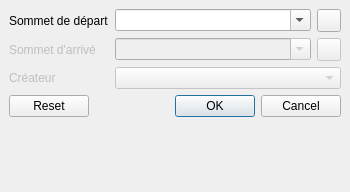
<?xml version="1.0" encoding="UTF-8"?>
<ui version="4.0">
 <class>edit</class>
 <widget class="QDockWidget" name="edit">
  <property name="windowModality">
   <enum>Qt::NonModal</enum>
  </property>
  <property name="enabled">
   <bool>true</bool>
  </property>
  <property name="geometry">
   <rect>
    <x>0</x>
    <y>0</y>
    <width>350</width>
    <height>192</height>
   </rect>
  </property>
  <property name="sizePolicy">
   <sizepolicy hsizetype="Preferred" vsizetype="Preferred">
    <horstretch>0</horstretch>
    <verstretch>0</verstretch>
   </sizepolicy>
  </property>
  <property name="minimumSize">
   <size>
    <width>299</width>
    <height>192</height>
   </size>
  </property>
  <property name="maximumSize">
   <size>
    <width>500</width>
    <height>200</height>
   </size>
  </property>
  <property name="sizeIncrement">
   <size>
    <width>0</width>
    <height>0</height>
   </size>
  </property>
  <property name="focusPolicy">
   <enum>Qt::NoFocus</enum>
  </property>
  <property name="contextMenuPolicy">
   <enum>Qt::DefaultContextMenu</enum>
  </property>
  <property name="acceptDrops">
   <bool>false</bool>
  </property>
  <property name="autoFillBackground">
   <bool>true</bool>
  </property>
  <property name="floating">
   <bool>true</bool>
  </property>
  <property name="windowTitle">
   <string>Créer une limite</string>
  </property>
  <widget class="QWidget" name="dockWidgetContents">
   <property name="enabled">
    <bool>true</bool>
   </property>
   <property name="sizePolicy">
    <sizepolicy hsizetype="Preferred" vsizetype="Preferred">
     <horstretch>0</horstretch>
     <verstretch>0</verstretch>
    </sizepolicy>
   </property>
   <property name="autoFillBackground">
    <bool>false</bool>
   </property>
   <layout class="QGridLayout" name="gridLayout">
    <item row="2" column="0">
     <widget class="QLabel" name="creatorLabel">
      <property name="enabled">
       <bool>false</bool>
      </property>
      <property name="sizePolicy">
       <sizepolicy hsizetype="Fixed" vsizetype="Preferred">
        <horstretch>0</horstretch>
        <verstretch>0</verstretch>
       </sizepolicy>
      </property>
      <property name="text">
       <string>Créateur</string>
      </property>
     </widget>
    </item>
    <item row="0" column="0">
     <widget class="QLabel" name="startVertexLabel">
      <property name="sizePolicy">
       <sizepolicy hsizetype="Fixed" vsizetype="Preferred">
        <horstretch>0</horstretch>
        <verstretch>0</verstretch>
       </sizepolicy>
      </property>
      <property name="text">
       <string>Sommet de départ</string>
      </property>
     </widget>
    </item>
    <item row="1" column="1">
     <widget class="QComboBox" name="endVertexComboBox">
      <property name="enabled">
       <bool>false</bool>
      </property>
      <property name="editable">
       <bool>true</bool>
      </property>
     </widget>
    </item>
    <item row="0" column="1">
     <widget class="QComboBox" name="startVertexComboBox">
      <property name="editable">
       <bool>true</bool>
      </property>
      <property name="sizeAdjustPolicy">
       <enum>QComboBox::AdjustToContentsOnFirstShow</enum>
      </property>
     </widget>
    </item>
    <item row="1" column="0">
     <widget class="QLabel" name="endVertexLabel">
      <property name="enabled">
       <bool>false</bool>
      </property>
      <property name="sizePolicy">
       <sizepolicy hsizetype="Fixed" vsizetype="Preferred">
        <horstretch>0</horstretch>
        <verstretch>0</verstretch>
       </sizepolicy>
      </property>
      <property name="text">
       <string>Sommet d'arrivé</string>
      </property>
     </widget>
    </item>
    <item row="0" column="2">
     <widget class="QToolButton" name="startVertextoolButton">
      <property name="toolTip">
       <string>Selectionner le sommet
de départ sur la carte</string>
      </property>
      <property name="text">
       <string/>
      </property>
      <property name="icon">
       <iconset resource="../resources.qrc">
        <normaloff>:/resources/select</normaloff>:/resources/select</iconset>
      </property>
      <property name="checkable">
       <bool>true</bool>
      </property>
      <property name="autoExclusive">
       <bool>true</bool>
      </property>
     </widget>
    </item>
    <item row="1" column="2">
     <widget class="QToolButton" name="endVertextoolButton">
      <property name="enabled">
       <bool>false</bool>
      </property>
      <property name="toolTip">
       <string>Selectionner le sommet
d'arrivé sur la carte</string>
      </property>
      <property name="text">
       <string/>
      </property>
      <property name="icon">
       <iconset resource="../resources.qrc">
        <normaloff>:/resources/select</normaloff>:/resources/select</iconset>
      </property>
      <property name="checkable">
       <bool>true</bool>
      </property>
      <property name="autoExclusive">
       <bool>true</bool>
      </property>
     </widget>
    </item>
    <item row="4" column="0" colspan="3">
     <spacer name="verticalSpacer">
      <property name="orientation">
       <enum>Qt::Vertical</enum>
      </property>
      <property name="sizeHint" stdset="0">
       <size>
        <width>20</width>
        <height>40</height>
       </size>
      </property>
     </spacer>
    </item>
    <item row="3" column="0" colspan="3">
     <widget class="QDialogButtonBox" name="buttonBox">
      <property name="enabled">
       <bool>true</bool>
      </property>
      <property name="standardButtons">
       <set>QDialogButtonBox::Cancel|QDialogButtonBox::Ok|QDialogButtonBox::Reset</set>
      </property>
      <property name="centerButtons">
       <bool>false</bool>
      </property>
     </widget>
    </item>
    <item row="2" column="1" colspan="2">
     <widget class="QComboBox" name="creatorComboBox">
      <property name="enabled">
       <bool>false</bool>
      </property>
     </widget>
    </item>
   </layout>
  </widget>
 </widget>
</ui>
